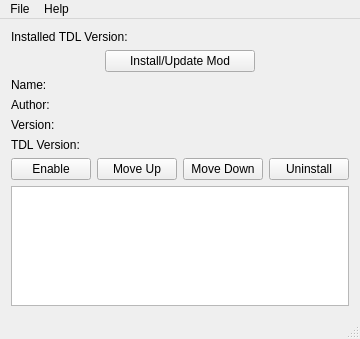
<?xml version="1.0" encoding="UTF-8"?>
<ui version="4.0">
 <class>MainWindow</class>
 <widget class="QMainWindow" name="MainWindow">
  <property name="geometry">
   <rect>
    <x>0</x>
    <y>0</y>
    <width>338</width>
    <height>339</height>
   </rect>
  </property>
  <property name="sizePolicy">
   <sizepolicy hsizetype="MinimumExpanding" vsizetype="Preferred">
    <horstretch>0</horstretch>
    <verstretch>0</verstretch>
   </sizepolicy>
  </property>
  <property name="windowTitle">
   <string>Jackal Mod Loader</string>
  </property>
  <widget class="QWidget" name="centralWidget">
   <layout class="QVBoxLayout" name="verticalLayout">
    <item>
     <widget class="QLabel" name="labelTDLVersion">
      <property name="text">
       <string>Installed TDL Version:</string>
      </property>
     </widget>
    </item>
    <item>
     <layout class="QHBoxLayout" name="layoutInstallMod">
      <item>
       <widget class="QPushButton" name="buttonInstallMod">
        <property name="maximumSize">
         <size>
          <width>150</width>
          <height>16777215</height>
         </size>
        </property>
        <property name="text">
         <string>Install/Update Mod</string>
        </property>
       </widget>
      </item>
     </layout>
    </item>
    <item>
     <layout class="QGridLayout" name="layoutModInfo">
      <item row="2" column="0">
       <widget class="QLabel" name="labelModVersionLabel">
        <property name="text">
         <string>Version:</string>
        </property>
       </widget>
      </item>
      <item row="1" column="0">
       <widget class="QLabel" name="labelModAuthorLabel">
        <property name="text">
         <string>Author:</string>
        </property>
       </widget>
      </item>
      <item row="3" column="0">
       <widget class="QLabel" name="labelModGameVersionLabel">
        <property name="text">
         <string>TDL Version:</string>
        </property>
       </widget>
      </item>
      <item row="0" column="0">
       <widget class="QLabel" name="labelModNameLabel">
        <property name="maximumSize">
         <size>
          <width>60</width>
          <height>16777215</height>
         </size>
        </property>
        <property name="text">
         <string>Name:</string>
        </property>
       </widget>
      </item>
      <item row="0" column="1">
       <widget class="QLabel" name="labelModName">
        <property name="text">
         <string/>
        </property>
       </widget>
      </item>
      <item row="1" column="1">
       <widget class="QLabel" name="labelModAuthor">
        <property name="text">
         <string/>
        </property>
       </widget>
      </item>
      <item row="2" column="1">
       <widget class="QLabel" name="labelModVersion">
        <property name="text">
         <string/>
        </property>
       </widget>
      </item>
      <item row="3" column="1">
       <widget class="QLabel" name="labelModGameVersion">
        <property name="text">
         <string/>
        </property>
       </widget>
      </item>
     </layout>
    </item>
    <item>
     <layout class="QHBoxLayout" name="layoutModControls">
      <item>
       <widget class="QPushButton" name="buttonEnableMod">
        <property name="text">
         <string>Enable</string>
        </property>
       </widget>
      </item>
      <item>
       <widget class="QPushButton" name="buttonModOrderUp">
        <property name="text">
         <string>Move Up</string>
        </property>
       </widget>
      </item>
      <item>
       <widget class="QPushButton" name="buttonModOrderDown">
        <property name="text">
         <string>Move Down</string>
        </property>
       </widget>
      </item>
      <item>
       <widget class="QPushButton" name="buttonRemoveMod">
        <property name="text">
         <string>Uninstall</string>
        </property>
       </widget>
      </item>
     </layout>
    </item>
    <item>
     <widget class="QTreeView" name="treeViewMods"/>
    </item>
   </layout>
  </widget>
  <widget class="QMenuBar" name="menuBar">
   <property name="geometry">
    <rect>
     <x>0</x>
     <y>0</y>
     <width>338</width>
     <height>21</height>
    </rect>
   </property>
   <widget class="QMenu" name="menuFile">
    <property name="title">
     <string>File</string>
    </property>
    <addaction name="actionSettings"/>
    <addaction name="actionExit"/>
   </widget>
   <widget class="QMenu" name="menuHelp">
    <property name="title">
     <string>Help</string>
    </property>
    <addaction name="actionOnline_Help"/>
    <addaction name="actionAbout"/>
   </widget>
   <addaction name="menuFile"/>
   <addaction name="menuHelp"/>
  </widget>
  <widget class="QStatusBar" name="statusBar"/>
  <action name="actionAbout">
   <property name="text">
    <string>About</string>
   </property>
  </action>
  <action name="actionExit">
   <property name="text">
    <string>Exit</string>
   </property>
  </action>
  <action name="actionSettings">
   <property name="text">
    <string>Settings</string>
   </property>
  </action>
  <action name="actionOnline_Help">
   <property name="text">
    <string>Online Help</string>
   </property>
   <property name="shortcut">
    <string>F1</string>
   </property>
  </action>
 </widget>
 <layoutdefault spacing="6" margin="11"/>
 <resources/>
 <connections/>
</ui>
